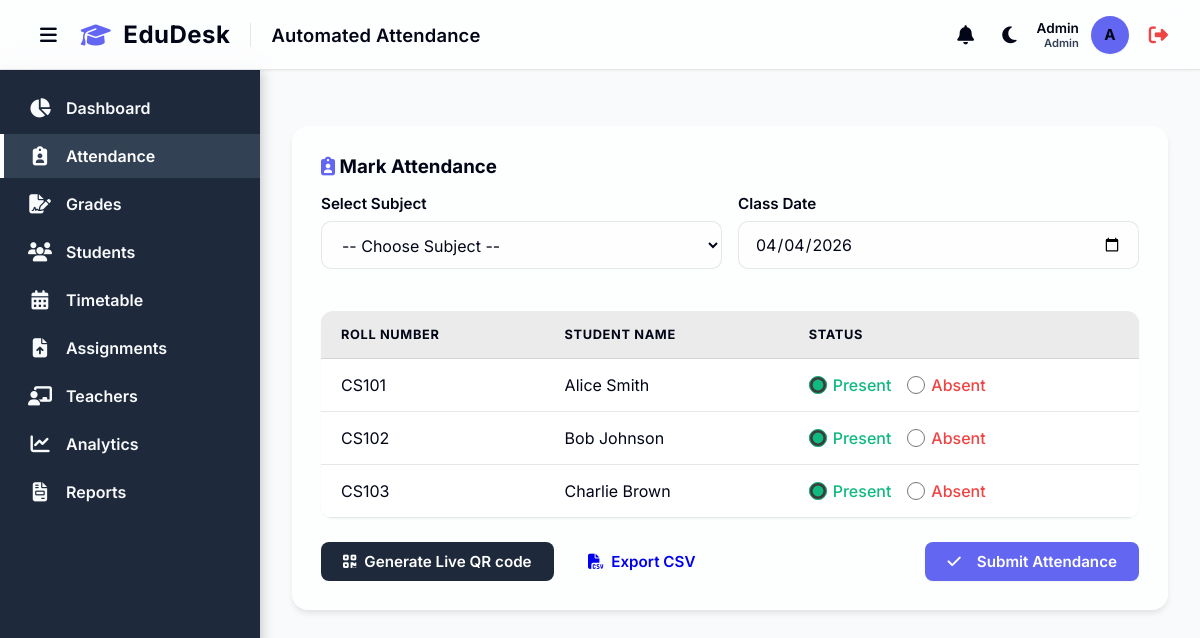
Page /attendance (signed in) on the committed database.
### models.py (models this page shows)
class User(UserMixin, db.Model):
    id = db.Column(db.Integer, primary_key=True)
    name = db.Column(db.String(100), nullable=False)
    email = db.Column(db.String(120), unique=True, nullable=False)
    password_hash = db.Column(db.String(256), nullable=False)
    role = db.Column(db.String(20), nullable=False, default='Teacher') # 'Admin', 'Teacher', 'Student', 'Parent'
    subject_id = db.Column(db.Integer, db.ForeignKey('subject.id'), nullable=True)
    subject = db.relationship('Subject', foreign_keys=[subject_id], backref='users_as_teachers')
    notifications = db.relationship('Notification', backref='user', lazy=True)

class Student(db.Model):
    id = db.Column(db.Integer, primary_key=True)
    roll_number = db.Column(db.String(20), unique=True, nullable=False)
    name = db.Column(db.String(100), nullable=False)
    email = db.Column(db.String(120), unique=True, nullable=True)
    phone = db.Column(db.String(20), nullable=True)
    department = db.Column(db.String(50), nullable=True)
    semester = db.Column(db.Integer, nullable=True)
    batch = db.Column(db.String(50), nullable=True)
    teacher_id = db.Column(db.Integer, db.ForeignKey('user.id'), nullable=True)
    user_id = db.Column(db.Integer, db.ForeignKey('user.id'), nullable=True) # For Student Login
    parent_id = db.Column(db.Integer, db.ForeignKey('user.id'), nullable=True) # For Parent Linkage
    teacher = db.relationship('User', foreign_keys=[teacher_id], backref='students_mentored')
    user_account = db.relationship('User', foreign_keys=[user_id], backref='student_profile')
    parent = db.relationship('User', foreign_keys=[parent_id], backref='children')
    attendances = db.relationship('Attendance', backref='student', lazy=True)
    grades = db.relationship('Grade', backref='student', lazy=True)
    submissions = db.relationship('Submission', backref='student', lazy=True)

### app.py (the view, shortened to what this page needs)
@app.route('/attendance', methods=['GET', 'POST'])
@login_required
def attendance():
    subjects = Subject.query.all()
    if current_user.role == 'Admin':
        students = Student.query.all()
    else:
        students = Student.query.filter_by(teacher_id=current_user.id).all()
    return render_template('attendance.html', subjects=subjects, students=students, today=datetime.utcnow().date())

### app.py (called while the page is built)
@login_manager.user_loader
def load_user(user_id):
    return User.query.get(int(user_id))

### templates/attendance.html (shortened to what this page needs)
{% extends 'base.html' %}
{% block page_title %}Automated Attendance{% endblock %}
{% block content %}
<div class="card" style="margin-bottom: 24px;">
    <h3><i class="fa-solid fa-clipboard-user" style="color: var(--primary-color);"></i> Mark Attendance</h3>
    <form method="POST" action="{{ url_for('attendance') }}">
        <div style="display: grid; grid-template-columns: 1fr 1fr; gap: 16px; margin-bottom: 24px; margin-top: 16px;">
            <div class="form-group">
                <label for="subject_id">Select Subject</label>
                <select name="subject_id" id="subject_id" class="form-control" required>
                    <option value="">-- Choose Subject --</option>
                </select>
            </div>
            <div class="form-group">
                <label for="date">Class Date</label>
                <input type="date" name="date" id="date" class="form-control" value="{{ today }}" required>
            </div>
        </div>
        <table class="styled-table">
            <thead>
                <tr>
                    <th>Roll Number</th>
                    <th>Student Name</th>
                    <th>Status</th>
                </tr>
            </thead>
            <tbody>
                {% for student in students %}
                <tr>
                    <td>{{ student.roll_number }}</td>
                    <td>{{ student.name }}</td>
                    <td>
                        <div style="display: flex; gap: 16px; align-items: center;">
                            <label style="cursor: pointer; display: flex; align-items: center; gap: 6px;">
                                <input type="radio" name="status_{{ student.id }}" value="Present" checked style="accent-color: #10B981; width: 18px; height: 18px;">
                                <span style="font-weight: 500; color: #10B981;">Present</span>
                            </label>
                            <label style="cursor: pointer; display: flex; align-items: center; gap: 6px;">
                                <input type="radio" name="status_{{ student.id }}" value="Absent" style="accent-color: #ef4444; width: 18px; height: 18px;">
                                <span style="font-weight: 500; color: #ef4444;">Absent</span>
                            </label>
                        </div>
                    </td>
                </tr>
                {% endfor %}
            </tbody>
        </table>
        <div style="margin-top: 24px; display: flex; justify-content: space-between; align-items: center;">
            <div>
                <button type="button" id="generateBtn" class="btn btn-secondary" style="background-color: var(--sidebar-bg); color: #fff;">
                    <i class="fa-solid fa-qrcode"></i> Generate Live QR code
                </button>
                <a href="{{ url_for('export_attendance') }}" class="btn btn-secondary" style="margin-left: 8px;">
                    <i class="fa-solid fa-file-csv"></i> Export CSV
                </a>
            </div>
            <button type="submit" class="btn btn-primary"><i class="fa-solid fa-check" style="margin-right: 8px;"></i> Submit Attendance</button>
        </div>
    </form>
</div>
{% endblock %}

### templates/base.html (shortened to what this page needs)
<!DOCTYPE html>
<html lang="en">
<head>
    <link rel="stylesheet" href="https://cdnjs.cloudflare.com/ajax/libs/font-awesome/6.4.0/css/all.min.css">
    <link rel="stylesheet" href="{{ url_for('static', filename='css/style.css') }}">
</head>
<body>
    <header class="topbar">
        <div style="display: flex; align-items: center; gap: 16px;">
            <button id="sidebarToggle" class="btn btn-theme-toggle" aria-label="Toggle Sidebar"
                style="background: transparent; border: none; color: var(--text-main); font-size: 1.2rem; cursor: pointer; display: flex; align-items: center; padding: 4px 8px;">
                <i class="fa-solid fa-bars"></i>
            </button>
            <div class="brand-header"
                style="display: flex; align-items: center; gap: 12px; font-size: 1.5rem; font-weight: 700; color: var(--text-main); letter-spacing: 0.5px;">
                <i class="fa-solid fa-graduation-cap" style="color: var(--primary-color);"></i>
                <span>EduDesk</span>
            </div>
            <h1 class="page-title" style="margin: 0;">{% block page_title %}Dashboard{% endblock %}</h1>
        </div>
        <div class="user-profile" style="display: flex; align-items: center; gap: 12px;">
            <div class="notification-wrapper" style="position: relative;">
                <button id="notifBell" class="btn btn-theme-toggle" aria-label="Notifications"
                    style="background: transparent; border: none; color: var(--text-main); font-size: 1.2rem; cursor: pointer; display: flex; align-items: center; padding: 4px 8px;">
                    <i class="fa-solid fa-bell"></i>
                </button>
            </div>
            <button id="themeToggle" class="btn btn-theme-toggle" aria-label="Toggle Theme"
                style="background: transparent; border: none; color: var(--text-main); font-size: 1.2rem; cursor: pointer; display: flex; align-items: center; padding: 4px 8px;">
                <i class="fa-solid fa-moon"></i>
            </button>
            <div style="text-align: right;">
                <div style="font-size: 0.85rem; font-weight: 600;">{{ current_user.name }}</div>
                <div style="font-size: 0.7rem; color: var(--text-muted);">{{ current_user.role }}</div>
            </div>
            <div class="avatar">{{ current_user.name[0] | upper if current_user.name else 'U' }}</div>
            <a href="{{ url_for('logout') }}" title="Logout"
                style="color: #ef4444; font-size: 1.2rem; margin-left: 8px;"><i
                    class="fa-solid fa-right-from-bracket"></i></a>
        </div>
    </header>
    <div class="layout-wrapper" style="display: flex; flex: 1;">
        <aside class="sidebar">
            <ul class="nav-links" style="padding-top: 16px;">
                <li class="nav-item">
                    <a href="{{ url_for('dashboard') }}"
                        class="nav-link {% if request.endpoint == 'dashboard' or request.endpoint == 'student_dashboard' or request.endpoint == 'parent_dashboard' %}active{% endif %}">
                        <i class="fa-solid fa-chart-pie"></i>
                        <span>Dashboard</span>
                    </a>
                </li>
                {% if current_user.role in ['Admin', 'Teacher'] %}
                <li class="nav-item">
                    <a href="{{ url_for('attendance') }}"
                        class="nav-link {% if request.endpoint == 'attendance' %}active{% endif %}">
                        <i class="fa-solid fa-clipboard-user"></i>
                        <span>Attendance</span>
                    </a>
                </li>
                <li class="nav-item">
                    <a href="{{ url_for('grades') }}"
                        class="nav-link {% if request.endpoint == 'grades' %}active{% endif %}">
                        <i class="fa-solid fa-file-signature"></i>
                        <span>Grades</span>
                    </a>
                </li>
                <li class="nav-item">
                    <a href="{{ url_for('students') }}"
                        class="nav-link {% if request.endpoint == 'students' %}active{% endif %}">
                        <i class="fa-solid fa-users"></i>
                        <span>Students</span>
                    </a>
                </li>
                {% endif %}
                <li class="nav-item">
                    <a href="{{ url_for('timetable') }}"
                        class="nav-link {% if request.endpoint == 'timetable' %}active{% endif %}">
                        <i class="fa-solid fa-calendar-days"></i>
                        <span>Timetable</span>
                    </a>
                </li>
                <li class="nav-item">
                    <a href="{{ url_for('assignments') }}"
                        class="nav-link {% if request.endpoint == 'assignments' %}active{% endif %}">
                        <i class="fa-solid fa-file-arrow-up"></i>
                        <span>Assignments</span>
                    </a>
                </li>
                {% if current_user.role == 'Admin' %}
                <li class="nav-item">
                    <a href="{{ url_for('teachers') }}"
                        class="nav-link {% if request.endpoint == 'teachers' %}active{% endif %}">
                        <i class="fa-solid fa-chalkboard-user"></i>
                        <span>Teachers</span>
                    </a>
                </li>
                {% endif %}
                {% if current_user.role in ['Admin', 'Teacher'] %}
                <li class="nav-item">
                    <a href="{{ url_for('analytics') }}"
                        class="nav-link {% if request.endpoint == 'analytics' %}active{% endif %}">
                        <i class="fa-solid fa-chart-line"></i>
                        <span>Analytics</span>
                    </a>
                </li>
                {% endif %}
                <li class="nav-item">
                    <a href="{{ url_for('reports') }}"
                        class="nav-link {% if request.endpoint == 'reports' %}active{% endif %}">
                        <i class="fa-solid fa-file-invoice"></i>
                        <span>Reports</span>
                    </a>
                </li>
            </ul>
        </aside>
        <main class="main-content">
            <div class="content-wrapper">
                {% block content %}
                {% endblock %}
            </div>
        </main>
    </div>
</body>
</html>

### static/css/style.css (style rules this page uses)
:root { --primary-color: #6366f1; --primary-hover: #4f46e5; --secondary-color: #64748b; --bg-color: #f8fafc; --sidebar-bg: #1e293b; --sidebar-text: #f8fafc; --sidebar-hover: #334155; --sidebar-active-text: #ffffff; --card-bg: rgba(255, 255, 255, 0.7); --card-border: rgba(255, 255, 255, 0.5); --text-main: #020617; --text-muted: #334155; --border-color: rgba(15, 23, 42, 0.1); --shadow-sm: 0 1px 2px rgba(0, 0, 0, 0.05); --shadow-md: 0 4px 6px -1px rgba(0, 0, 0, 0.1); --shadow-lg: 0 10px 15px -3px rgba(0, 0, 0, 0.1); --shadow-float: 0 20px 25px -5px rgba(0, 0, 0, 0.15); --transition: all 0.3s cubic-bezier(0.25, 0.8, 0.25, 1); }
.content-wrapper { animation: pageFadeIn 0.5s ease-out forwards; }
* { margin: 0; padding: 0; box-sizing: border-box; font-family: 'Inter', 'Segoe UI', system-ui, -apple-system, sans-serif; -webkit-font-smoothing: antialiased; -moz-osx-font-smoothing: grayscale; }
body { background-color: var(--bg-color); color: var(--text-main); display: flex; flex-direction: column; min-height: 100vh; }
.sidebar { width: 260px; background-color: var(--sidebar-bg); color: var(--sidebar-text); display: flex; flex-direction: column; box-shadow: 2px 0 12px rgba(0, 0, 0, 0.2); z-index: 10; }
.nav-links { list-style: none; padding: 24px 0; flex: 1; }
.nav-item { margin-bottom: 4px; }
.nav-link { display: flex; align-items: center; padding: 12px 24px; color: var(--sidebar-text); text-decoration: none; font-weight: 600; transition: var(--transition); gap: 14px; border-left: 4px solid transparent; }
.nav-link.active { background-color: var(--sidebar-hover); border-left-color: var(--sidebar-active-text); color: var(--sidebar-active-text); }
.nav-link i { font-size: 1.2rem; width: 24px; text-align: center; }
.main-content { flex: 1; display: flex; flex-direction: column; overflow-y: auto; }
.topbar { height: 70px; background-color: var(--card-bg); backdrop-filter: blur(12px); -webkit-backdrop-filter: blur(12px); display: flex; align-items: center; justify-content: space-between; padding: 0 32px; box-shadow: var(--shadow-sm); border-bottom: 1px solid var(--border-color); z-index: 50; position: sticky; top: 0; }
.page-title { font-size: 1.15rem; font-weight: 600; color: var(--text-main); letter-spacing: 0.2px; }
.user-profile { display: flex; align-items: center; gap: 12px; font-size: 0.95rem; font-weight: 600; color: var(--text-main); }
.avatar { width: 38px; height: 38px; border-radius: 50%; background-color: var(--primary-color); color: dark; display: flex; align-items: center; justify-content: center; font-weight: bold; box-shadow: var(--shadow-sm); }
.content-wrapper { padding: 32px; }
.card { background-color: var(--card-bg); backdrop-filter: blur(12px); -webkit-backdrop-filter: blur(12px); border-radius: 16px; padding: 28px; box-shadow: var(--shadow-md); border: 1px solid var(--card-border); transition: var(--transition); color: var(--text-main); }
div.form-group { margin-bottom: 18px; }
div.form-group label { display: block; margin-bottom: 8px; font-weight: 600; color: var(--text-main); font-size: 0.95rem; }
input.form-control, select.form-control { width: 100%; padding: 12px 16px; border: 1px solid var(--border-color); border-radius: 10px; font-size: 1rem; transition: var(--transition); background-color: rgba(255, 255, 255, 0.4); color: var(--text-main); }
.btn { display: inline-flex; align-items: center; justify-content: center; padding: 10px 22px; border-radius: 8px; font-weight: 600; cursor: pointer; border: none; transition: var(--transition); text-decoration: none; font-size: 0.95rem; gap: 8px; }
.btn-primary { background-color: var(--primary-color); color: #ffffff; box-shadow: var(--shadow-sm); }
table.styled-table { width: 100%; border-collapse: collapse; margin-top: 16px; background-color: rgba(255, 255, 255, 0.2); backdrop-filter: blur(4px); -webkit-backdrop-filter: blur(4px); border-radius: 12px; overflow: hidden; box-shadow: var(--shadow-sm); }
table.styled-table th, table.styled-table td { padding: 16px 20px; text-align: left; border-bottom: 1px solid var(--border-color); color: var(--text-main); }
table.styled-table th { background-color: rgba(3, 3, 3, 0.08); font-weight: 700; color: var(--text-main); text-transform: uppercase; font-size: 0.8rem; letter-spacing: 0.05em; }
table.styled-table tbody tr { transition: background-color 0.2s ease; }

### rows in the picture
User: name "Admin", role "Admin", name "A"
Student: roll_number "CS101", name "Alice Smith"
Student: roll_number "CS102", name "Bob Johnson"
Student: roll_number "CS103", name "Charlie Brown"
